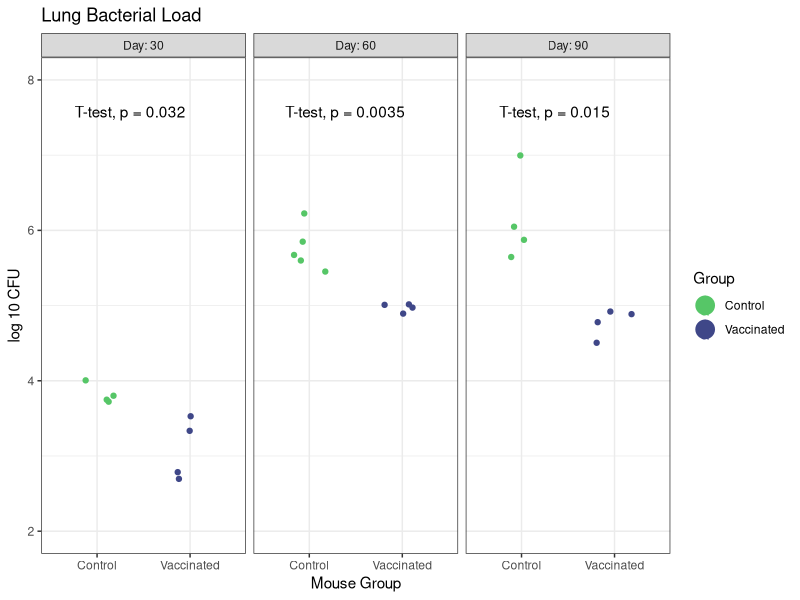
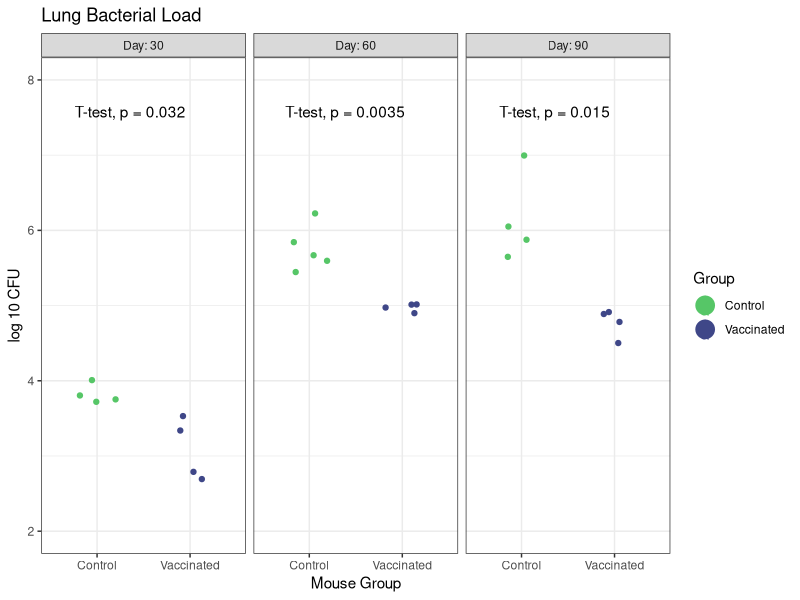

Write R code to recreate these figures, in order.
## ---- chunk 1
knitr::opts_chunk$set(echo = TRUE)
## ---- chunk 2
library(readxl)
library(stats)
library(ggpubr)
library(broom)
library(purrr)
library(tidyverse)
## ---- chunk 3

lung_CFU <- read_xlsx("../Data/M.smeg_CFU.xlsx") %>%
  rename(Day = Timepoint) %>%
  group_by(Organ, Day) %>%
  mutate(Group = replace(Group, Group == "Group1", "PBS")) %>%
  mutate(Group = replace(Group, Group == "Group2", "BCG")) %>%
  mutate(Group = replace(Group, Group == "Group3", "smegmatis")) %>%
  mutate(Group = replace(Group, Group == "Group4", "BCG + smegmatis")) %>% 
  mutate(Group = factor(Group, levels = c("PBS", "BCG", "smegmatis", "BCG + smegmatis"))) %>%
  dplyr::filter(Group == "PBS" | Group == "BCG") %>%
  filter(Organ == "Lung")

## ---- chunk 4

viridis_colors <- c("#56C667FF", "#3F4788FF")

lung_CFU <- lung_CFU %>%
  mutate(Group = str_replace(Group, "PBS", "Control"),
         Group = str_replace(Group, "BCG", "Vaccinated"))

ggplot(lung_CFU, aes(x = Group, y = CFU, color = Group)) +
  geom_jitter(width = 0.2, key_glyph = draw_key_pointrange) +
  facet_wrap("Day", ncol = length(unique(lung_CFU$Day)), 
             labeller = label_both) +
  scale_color_manual(values = c("#56C667FF", "#3F4788FF")) +
  stat_compare_means(method = "t.test", label.y = 7.5) +
  xlab("Mouse Group") +
  ylab("log 10 CFU") +
  coord_cartesian(ylim = c(2,8)) +
  ggtitle("Lung Bacterial Load") +
  theme_bw()

ggsave("../figures/fig_5a.jpeg")
